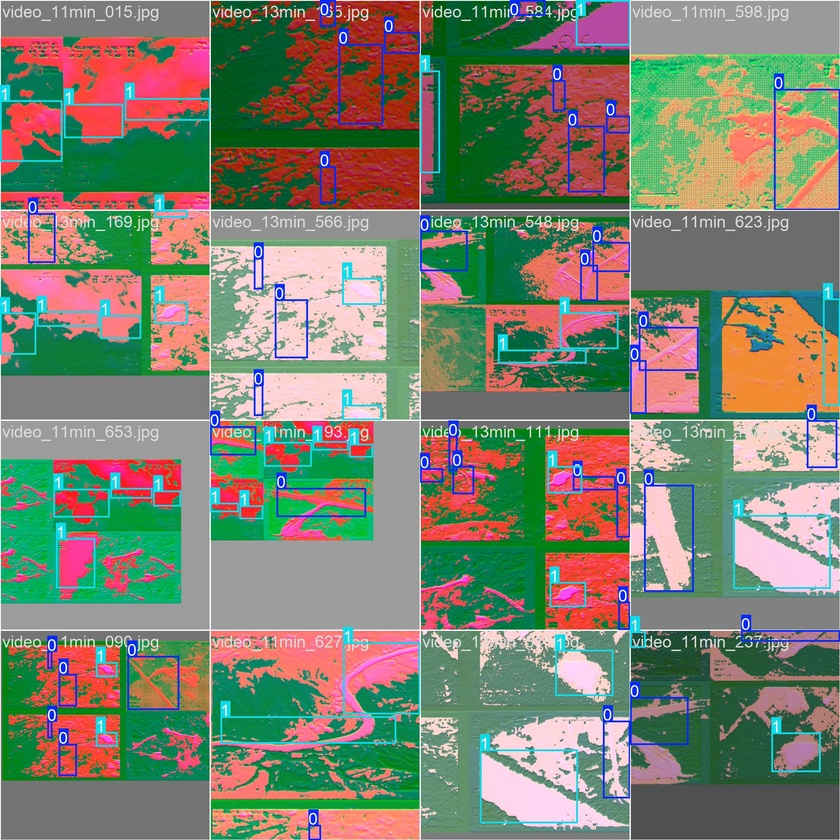
#> input picture runs/detect/flir_yolov11l_preprocesado/train_batch0.jpg, 840 x 840 px, shrunk from 1920 x 1920 before the run
$ python -i filter.py   (imports and definitions only)   (older library calls are emulated)
#> lines starting #> are read from the running program, lines starting #| are printed output that depends on the picture; after the words box and inside, x2 and y2 are one past the last pixel; in counts of white or black regions, pixels touching at a corner belong together
#> further down, picture is the input picture: shape (840, 840, 3); mean B, G, R 112, 129.5, 126.7
import cv2
import numpy as np
from skimage.segmentation import chan_vese
from skimage.morphology import dilation, erosion
from skimage.filters.rank import median
from skimage.filters import gaussian
from cv2.ximgproc import guidedFilter

def mask_overlays(gray):
    _, mask = cv2.threshold(gray, 250, 255, cv2.THRESH_BINARY)
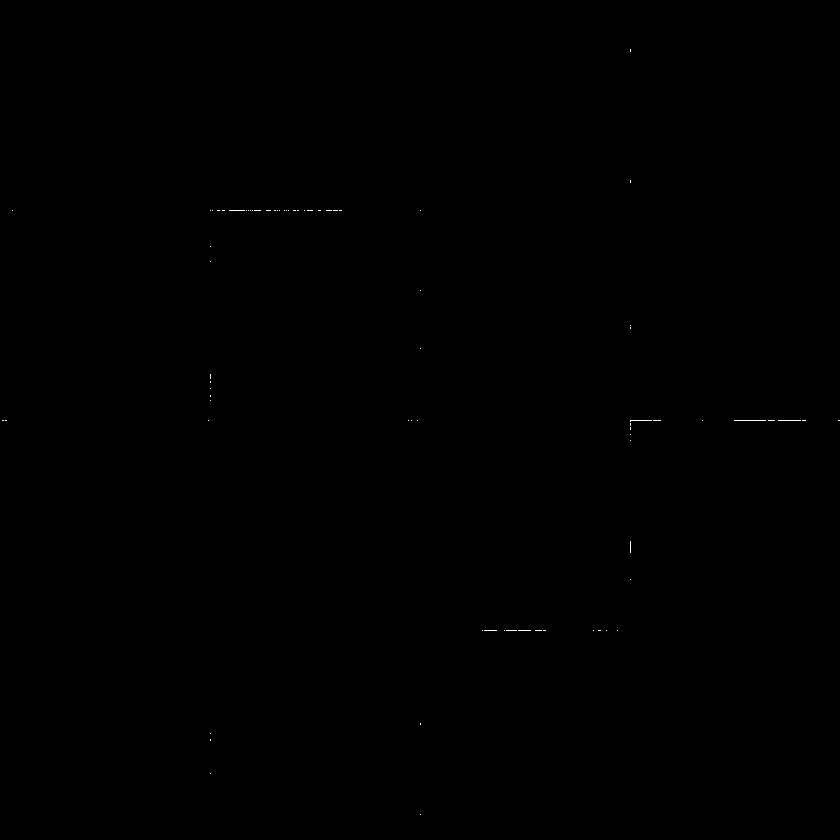
#> mask: shape (840, 840); 0.04% white in thin lines or dots
    return cv2.inpaint(gray, mask, inpaintRadius=3, flags=cv2.INPAINT_TELEA)

def apply_gabor_bank(img, ksize=15, sig=2.0, lam=10.0, gamma=0.5):
    thetas = np.arange(0, np.pi, np.pi / 6)
    responses = []
    for theta in thetas:
        kern = cv2.getGaborKernel((ksize, ksize), sig, theta, lam, gamma)
        fimg = cv2.filter2D(img, cv2.CV_32F, kern)
        fimg = cv2.normalize(fimg, None, 0, 255, cv2.NORM_MINMAX).astype(np.uint8)
        responses.append(fimg)
    return responses

def process_image_array(img_array: np.ndarray) -> np.ndarray:
    img_rgb = img_array[:, :, :3]

    gray = cv2.cvtColor(img_rgb, cv2.COLOR_BGR2GRAY)
    gray = mask_overlays(gray)

    eroded_1 = erosion(gray, footprint=np.ones((5,5), dtype=np.uint8))
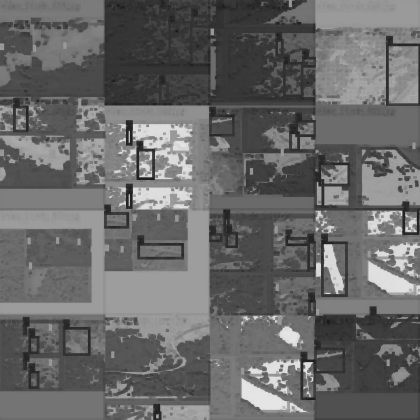
#> eroded_1: shape (840, 840) (shown at 1/2 size); min 26, max 230, mean 104.8
    dilated_1 = dilation(eroded_1, footprint=np.ones((5,5), dtype=np.uint8))
    cross_footprint = np.array([
        [0, 0, 1, 0, 0],
        [0, 0, 1, 0, 0],
        [1, 1, 1, 1, 1],
        [0, 0, 1, 0, 0],
        [0, 0, 1, 0, 0]
    ], dtype=np.uint8)
    dilated_2 = dilation(dilated_1, footprint=cross_footprint)
    morph = np.minimum(dilated_2, gray)

    den_gauss = gaussian(morph, sigma=1.5, preserve_range=True).astype(np.uint8)
    den_med = median(den_gauss, np.ones((5,5), np.uint8))
    if den_med.dtype != np.uint8:
        den_med = (den_med * 255).astype(np.uint8) if den_med.max() <= 1.0 else den_med.astype(np.uint8)
    guided = guidedFilter(den_med, gray, radius=5, eps=1e-2)
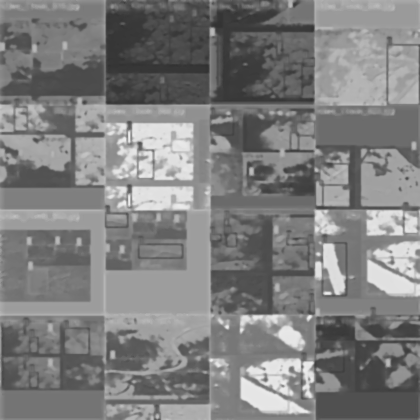
#> guided: shape (840, 840) (shown at 1/2 size); min 48, max 243, mean 126.6
    R = guided

    gabor_feats = apply_gabor_bank(den_med)
#> after the loop in apply_gabor_bank, `for theta in thetas:`: responses = 6 items
#> gabor_feats = 6 items
    gabor_combined = np.mean(gabor_feats, axis=0).astype(np.uint8)
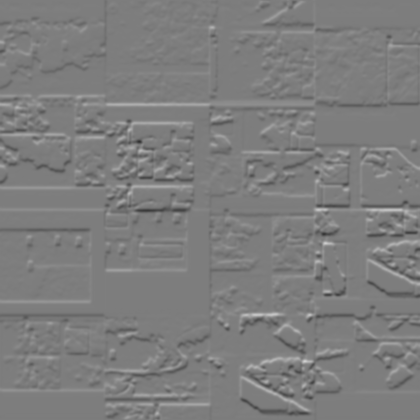
#> gabor_combined: shape (840, 840) (shown at 1/2 size); min 46, max 210, mean 125.2
    G = cv2.normalize(gabor_combined, None, 0, 255, cv2.NORM_MINMAX).astype(np.uint8)

    segments = chan_vese(gray, mu=0.25, tol=1e-3, max_num_iter=100, dt=0.5, init_level_set="checkerboard", extended_output=True)
    img_segments = np.zeros_like(gray)
    for i, label in enumerate(np.unique(segments[0])):
        mask = (segments[0] == label)
        img_segments[mask] = (i + 1) * (255 // len(np.unique(segments[0])))
#> this loop made 2 passes
#> label on passes 1 to 2: False, True
#> pass 1, in process_image_array, `mask = (segments[0] == label)`:
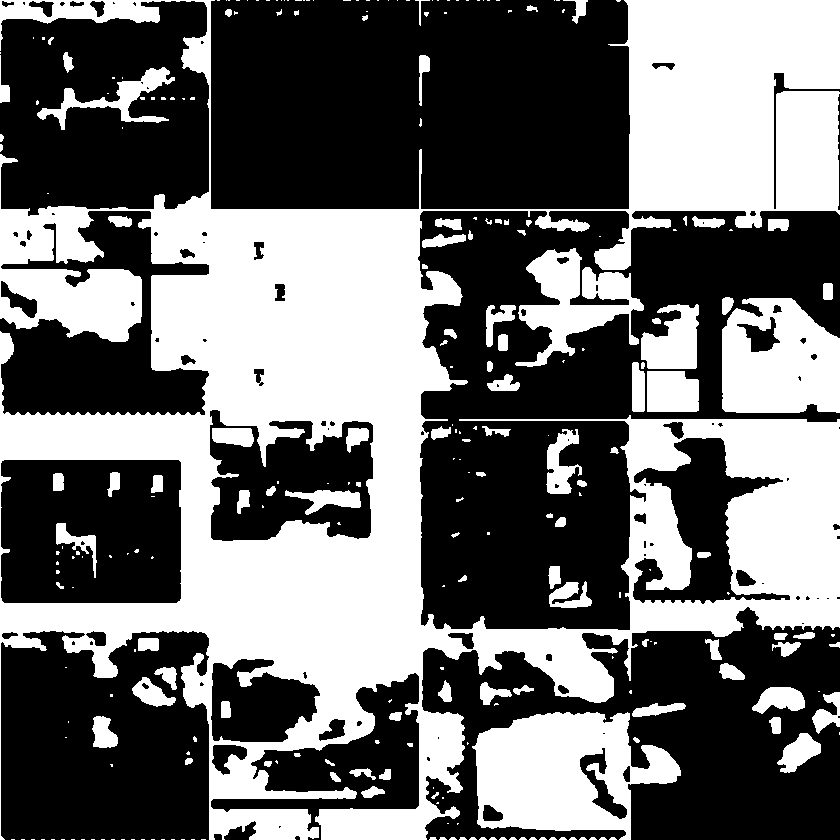
#> mask: shape (840, 840) bool; 42.7% white; 262 white regions (160 under 20 px), largest, box (x1, y1, x2, y2) and area: (0, 0, 840, 840) 240223, (472, 712, 681, 840) 17028, (722, 298, 840, 413) 11023
    B = cv2.normalize(img_segments, None, 0, 255, cv2.NORM_MINMAX).astype(np.uint8)

    rgb_image = np.dstack((R, G, B))
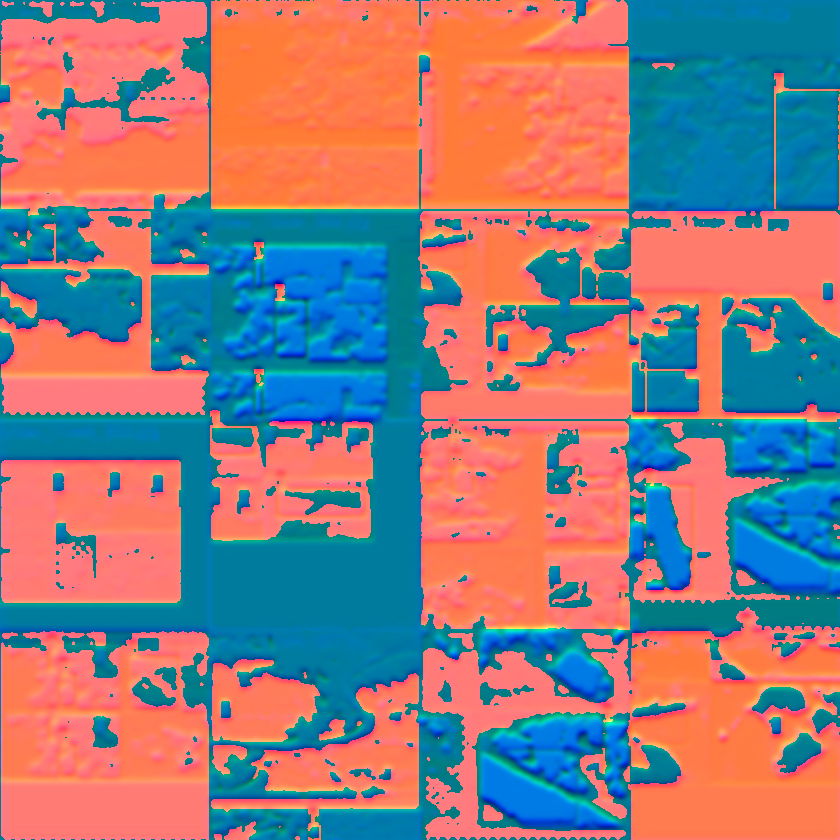
#> rgb_image: shape (840, 840, 3); mean of channels 0, 1, 2 126.6, 123.1, 146; drawn as B, G, R
    return rgb_image

>>> import cv2
>>> picture = cv2.imread('../runs/detect/flir_yolov11l_preprocesado/train_batch0.jpg')
>>> result = process_image_array(picture)

$ run again, on runs/detect/flir_yolov11l_preprocesado/train_batch1.jpg
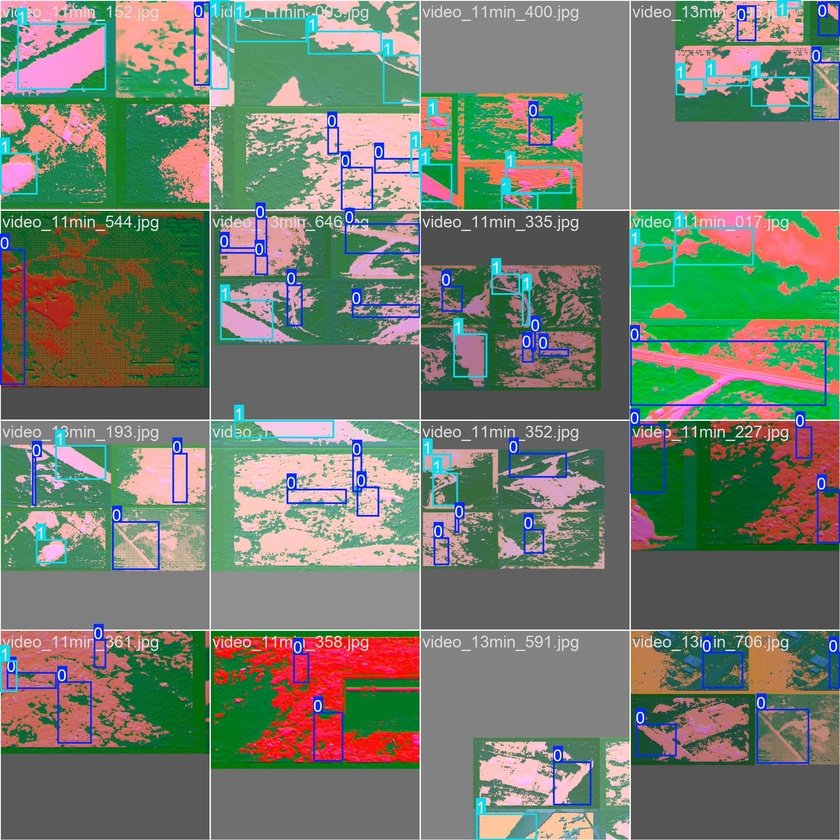
#> input picture runs/detect/flir_yolov11l_preprocesado/train_batch1.jpg, 840 x 840 px, shrunk from 1920 x 1920 before the run
#> picture is the input picture: shape (840, 840, 3); mean B, G, R 110.5, 124.8, 115.5
#> after the loop in apply_gabor_bank, `for theta in thetas:`: responses = 6 items
#> the loop in process_image_array, `for i, label in enumerate(np.unique(segments[0])):` made 2 passes
#> label on passes 1 to 2: False, True
#> pass 1, in process_image_array, `mask = (segments[0] == label)`:
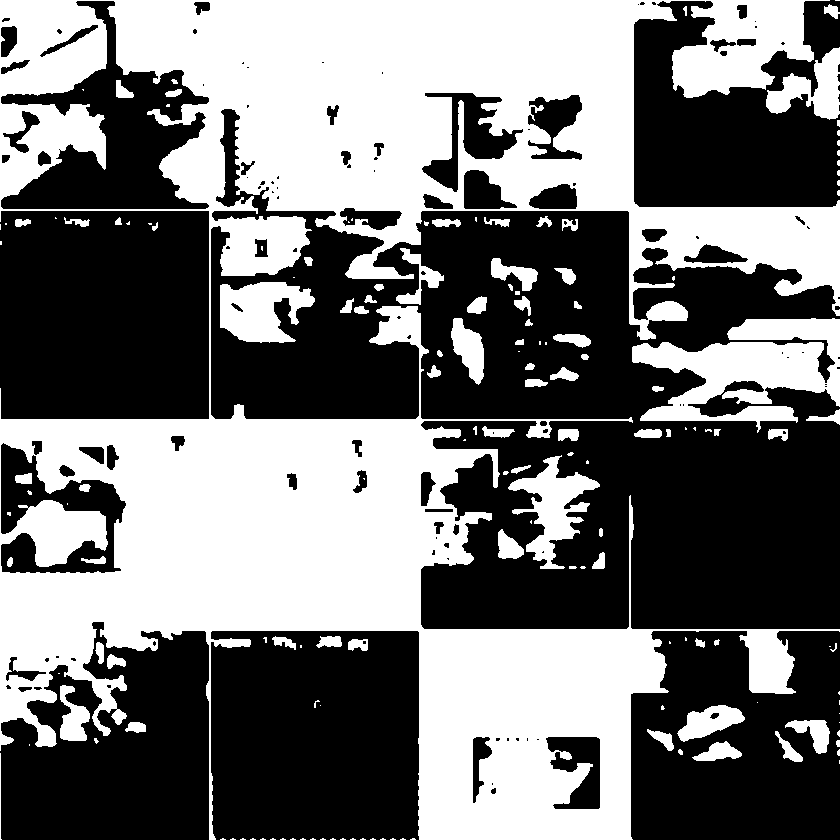
#> mask: shape (840, 840) bool; 45.1% white; 156 white regions (79 under 20 px), largest, box (x1, y1, x2, y2) and area: (0, 0, 840, 840) 280318, (632, 318, 840, 433) 12615, (508, 455, 600, 569) 3976
#> in process_image_array, `rgb_image = np.dstack((R, G, B))`:
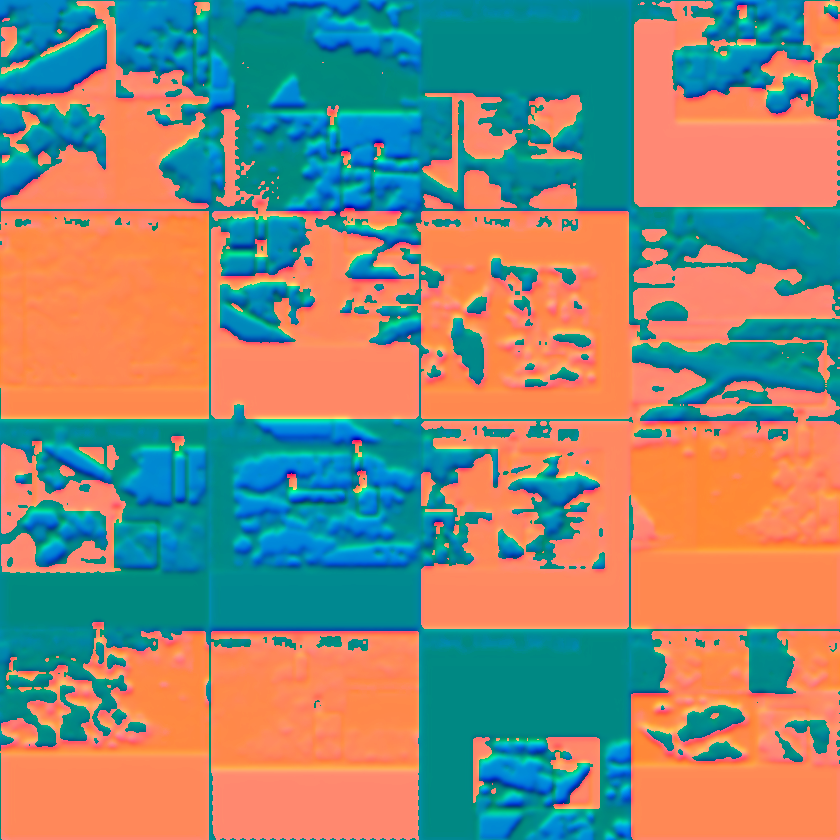
#> rgb_image: shape (840, 840, 3); mean of channels 0, 1, 2 120.4, 136.6, 140; drawn as B, G, R

$ run again, on runs/detect/flir_yolov11l_preprocesado/train_batch1560.jpg
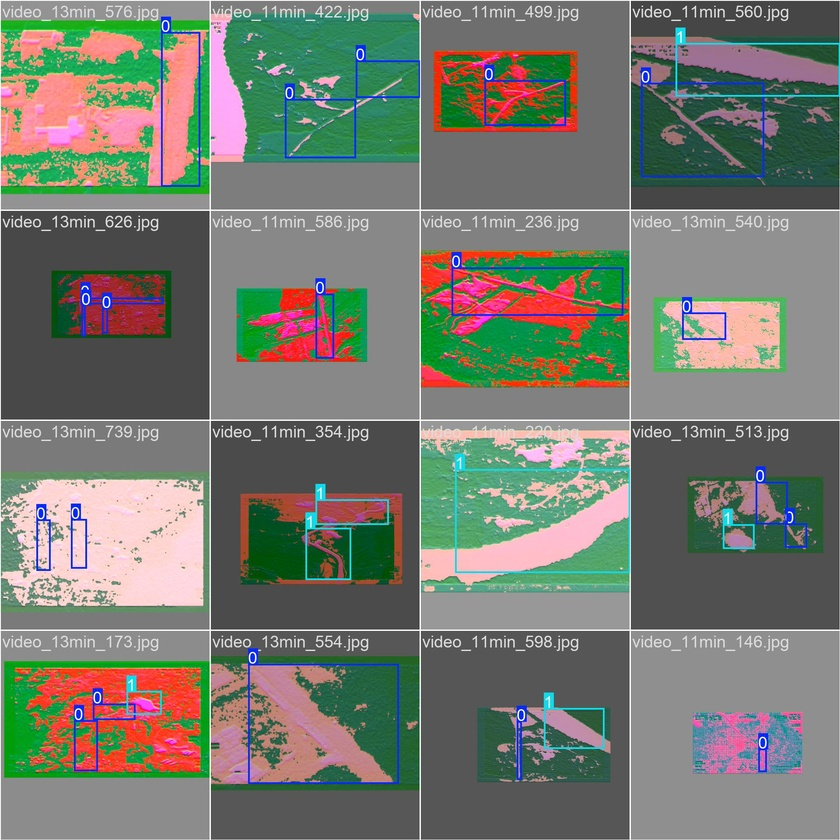
#> input picture runs/detect/flir_yolov11l_preprocesado/train_batch1560.jpg, 840 x 840 px, shrunk from 1920 x 1920 before the run
#> picture is the input picture: shape (840, 840, 3); mean B, G, R 112, 121.9, 117.5
#> after the loop in apply_gabor_bank, `for theta in thetas:`: responses = 6 items
#> the loop in process_image_array, `for i, label in enumerate(np.unique(segments[0])):` made 2 passes
#> label on passes 1 to 2: False, True
#> pass 1, in process_image_array, `mask = (segments[0] == label)`:
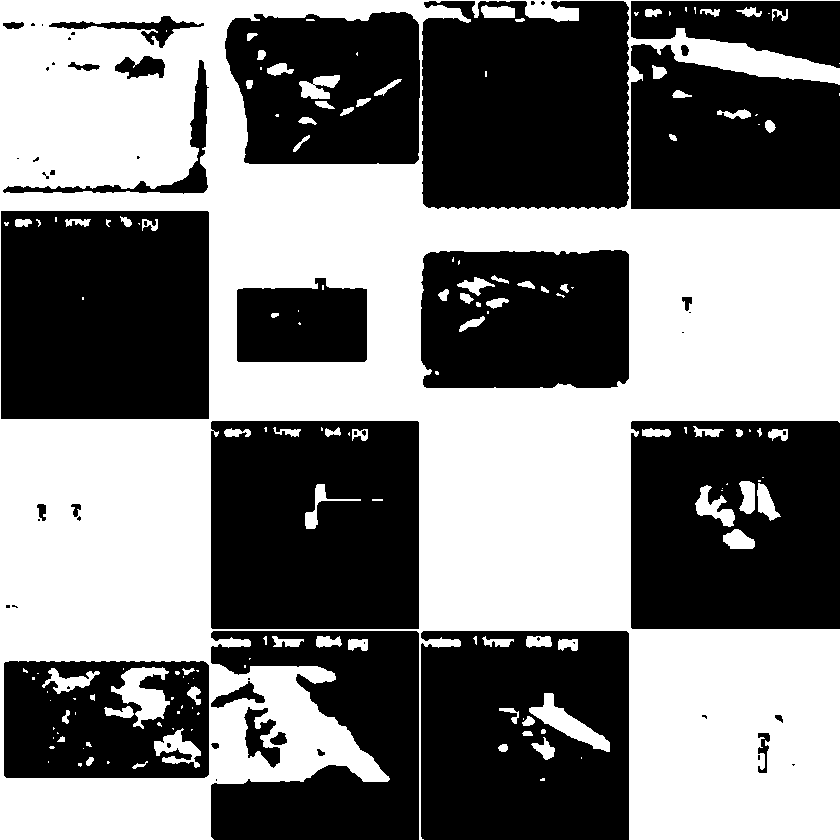
#> mask: shape (840, 840) bool; 48.7% white; 154 white regions (73 under 20 px), largest, box (x1, y1, x2, y2) and area: (0, 0, 840, 840) 328006, (111, 667, 170, 729) 1719, (529, 693, 610, 752) 1501
#> in process_image_array, `rgb_image = np.dstack((R, G, B))`:
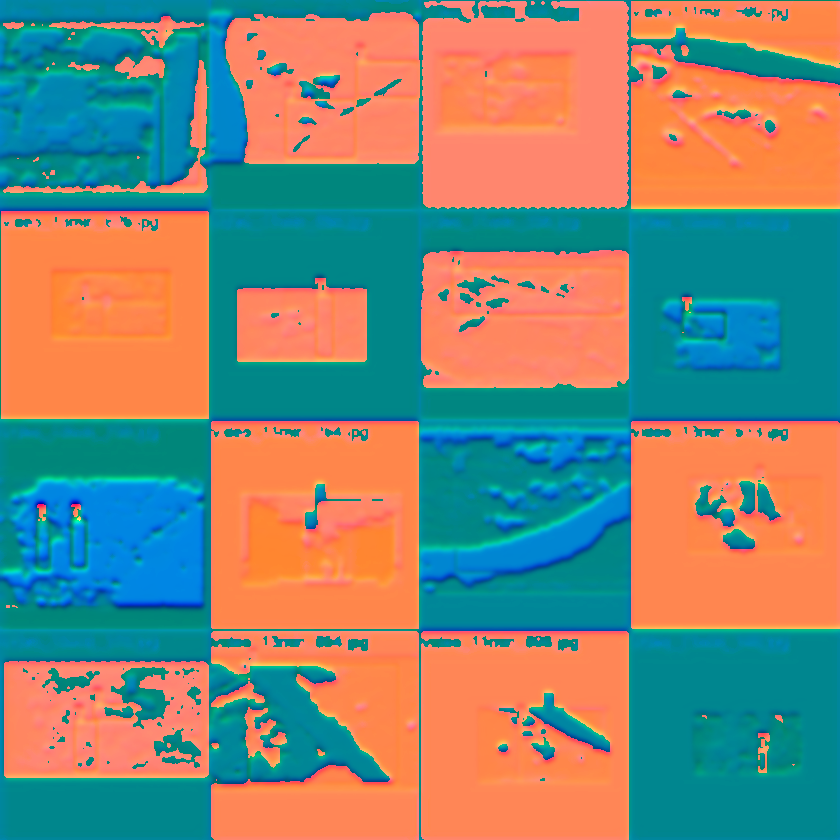
#> rgb_image: shape (840, 840, 3); mean of channels 0, 1, 2 119.3, 134.2, 130.7; drawn as B, G, R
